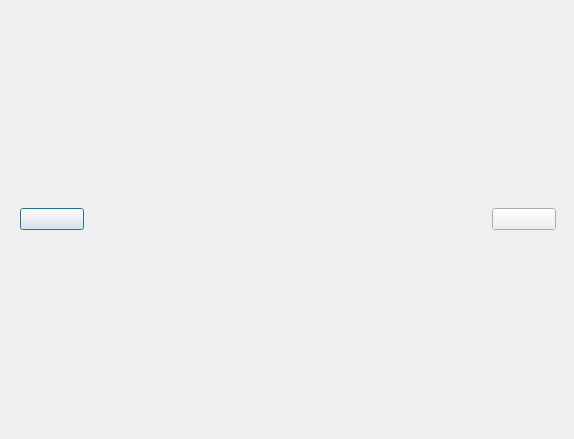
<?xml version="1.0" encoding="UTF-8"?>
<ui version="4.0">
 <class>PicShow</class>
 <widget class="QDialog" name="PicShow">
  <property name="geometry">
   <rect>
    <x>0</x>
    <y>0</y>
    <width>574</width>
    <height>439</height>
   </rect>
  </property>
  <property name="windowTitle">
   <string>Dialog</string>
  </property>
  <layout class="QGridLayout" name="gridLayout_2">
   <item row="0" column="1">
    <layout class="QGridLayout" name="gridLayout">
     <item row="2" column="2">
      <spacer name="verticalSpacer_2">
       <property name="orientation">
        <enum>Qt::Vertical</enum>
       </property>
       <property name="sizeHint" stdset="0">
        <size>
         <width>20</width>
         <height>40</height>
        </size>
       </property>
      </spacer>
     </item>
     <item row="0" column="2">
      <spacer name="verticalSpacer">
       <property name="orientation">
        <enum>Qt::Vertical</enum>
       </property>
       <property name="sizeHint" stdset="0">
        <size>
         <width>20</width>
         <height>40</height>
        </size>
       </property>
      </spacer>
     </item>
     <item row="1" column="3">
      <spacer name="horizontalSpacer_2">
       <property name="orientation">
        <enum>Qt::Horizontal</enum>
       </property>
       <property name="sizeHint" stdset="0">
        <size>
         <width>40</width>
         <height>20</height>
        </size>
       </property>
      </spacer>
     </item>
     <item row="1" column="1">
      <spacer name="horizontalSpacer">
       <property name="orientation">
        <enum>Qt::Horizontal</enum>
       </property>
       <property name="sizeHint" stdset="0">
        <size>
         <width>40</width>
         <height>20</height>
        </size>
       </property>
      </spacer>
     </item>
     <item row="1" column="2">
      <widget class="QLabel" name="label">
       <property name="text">
        <string/>
       </property>
      </widget>
     </item>
     <item row="0" column="0" rowspan="3">
      <widget class="QWidget" name="widget" native="true">
       <property name="minimumSize">
        <size>
         <width>80</width>
         <height>0</height>
        </size>
       </property>
       <property name="maximumSize">
        <size>
         <width>80</width>
         <height>16777215</height>
        </size>
       </property>
       <layout class="QGridLayout" name="gridLayout_3">
        <item row="0" column="0">
         <widget class="PicButton" name="btnPre">
          <property name="minimumSize">
           <size>
            <width>64</width>
            <height>0</height>
           </size>
          </property>
          <property name="maximumSize">
           <size>
            <width>64</width>
            <height>16777215</height>
           </size>
          </property>
          <property name="text">
           <string/>
          </property>
         </widget>
        </item>
       </layout>
      </widget>
     </item>
     <item row="0" column="4" rowspan="3">
      <widget class="QWidget" name="widget_2" native="true">
       <property name="minimumSize">
        <size>
         <width>80</width>
         <height>0</height>
        </size>
       </property>
       <property name="maximumSize">
        <size>
         <width>80</width>
         <height>16777215</height>
        </size>
       </property>
       <layout class="QGridLayout" name="gridLayout_4">
        <item row="0" column="0">
         <widget class="PicButton" name="btnNext">
          <property name="minimumSize">
           <size>
            <width>64</width>
            <height>0</height>
           </size>
          </property>
          <property name="maximumSize">
           <size>
            <width>64</width>
            <height>16777215</height>
           </size>
          </property>
          <property name="text">
           <string/>
          </property>
         </widget>
        </item>
       </layout>
      </widget>
     </item>
    </layout>
   </item>
  </layout>
 </widget>
 <customwidgets>
  <customwidget>
   <class>PicButton</class>
   <extends>QPushButton</extends>
   <header>picbutton.h</header>
  </customwidget>
 </customwidgets>
 <resources/>
 <connections/>
</ui>
